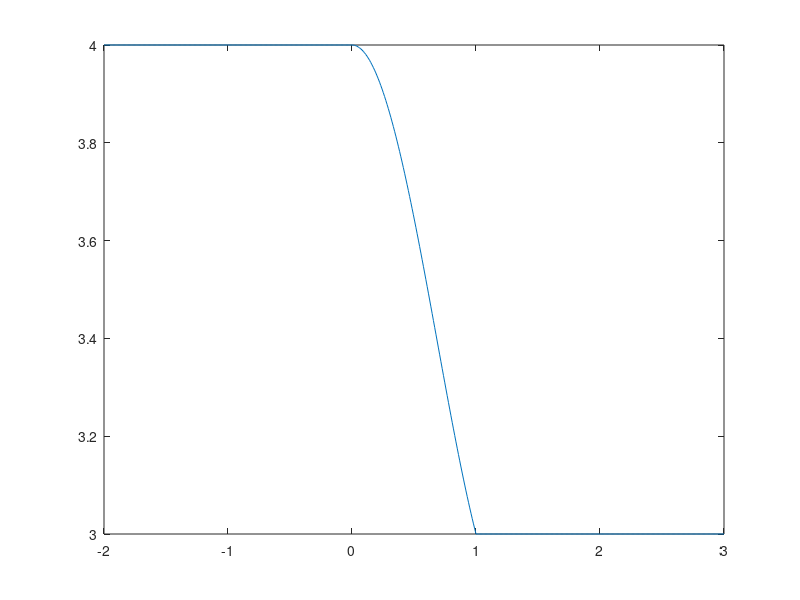
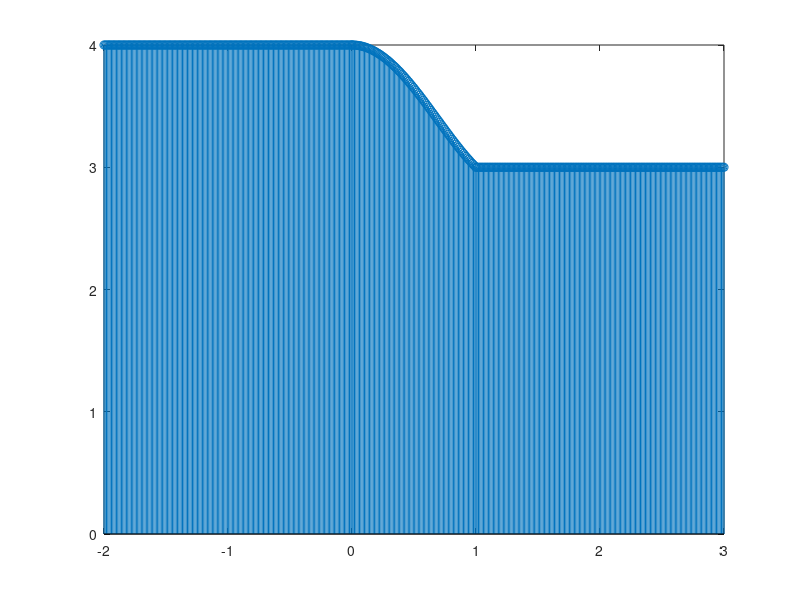

Write MATLAB code to recreate these figures, in order.
function Signal_Lab2_Prob1_162 ()
    
    t1=linspace(-2,0,200);
    t2=linspace(0,1,100);
    t3=linspace(1,3,200);
    
    x1=4*ones(1,200);
    x2=4 + t2.*sin(-pi*0.5*t2);
    x3=3*ones(1,200);
    
    x=[x1 x2 x3];
    t=[t1 t2 t3];
    
    figure;
    axis([0 6 0 6]);
    plot(t,x);
    
    figure;
    axis([0 6 0 6]);
    stem(t,x);
end
